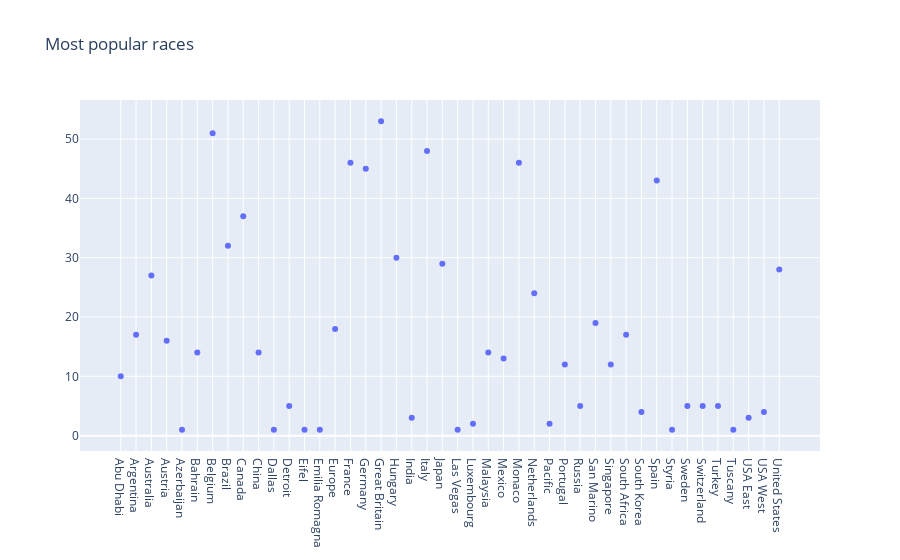

This figure's notebook cell:
### Code cell
import plotly.graph_objects as go
fig = go.Figure(data=[go.Scatter(
    x=rw_wc_venue_df['Venue'], y=rw_wc_venue_df["Number"],
    mode='markers',
    )])

fig.update_layout(title="Most popular races")
fig.show()

### Figure 1 — Plotly figure (JSON) as saved in the notebook; plotly's stock layout.template omitted (floating-point values rounded to 4 significant figures)
{"data": [{"mode": "markers", "type": "scatter", "x": ["Abu Dhabi", "Argentina", "Australia", "Austria", "Azerbaijan", "Bahrain", "Belgium", "Brazil", "Canada", "China", "Dallas", "Detroit", "Eifel", "Emilia Romagna", "Europe", "France", "Germany", "Great Britain", "Hungary", "India", "Italy", "Japan", "Las Vegas", "Luxembourg", "Malaysia", "Mexico", "Monaco", "Netherlands", "Pacific", "Portugal", "Russia", "San Marino", "Singapore", "South Africa", "South Korea", "Spain", "Styria", "Sweden", "Switzerland", "Turkey", "Tuscany", "USA East", "USA West", "United States"], "y": [10, 17, 27, 16, 1, 14, 51, 32, 37, 14, 1, 5, 1, 1, 18, 46, 45, 53, 30, 3, 48, 29, 1, 2, 14, 13, 46, 24, 2, 12, 5, 19, 12, 17, 4, 43, 1, 5, 5, 5, 1, 3, 4, 28]}], "layout": {"title": {"text": "Most popular races"}}}
